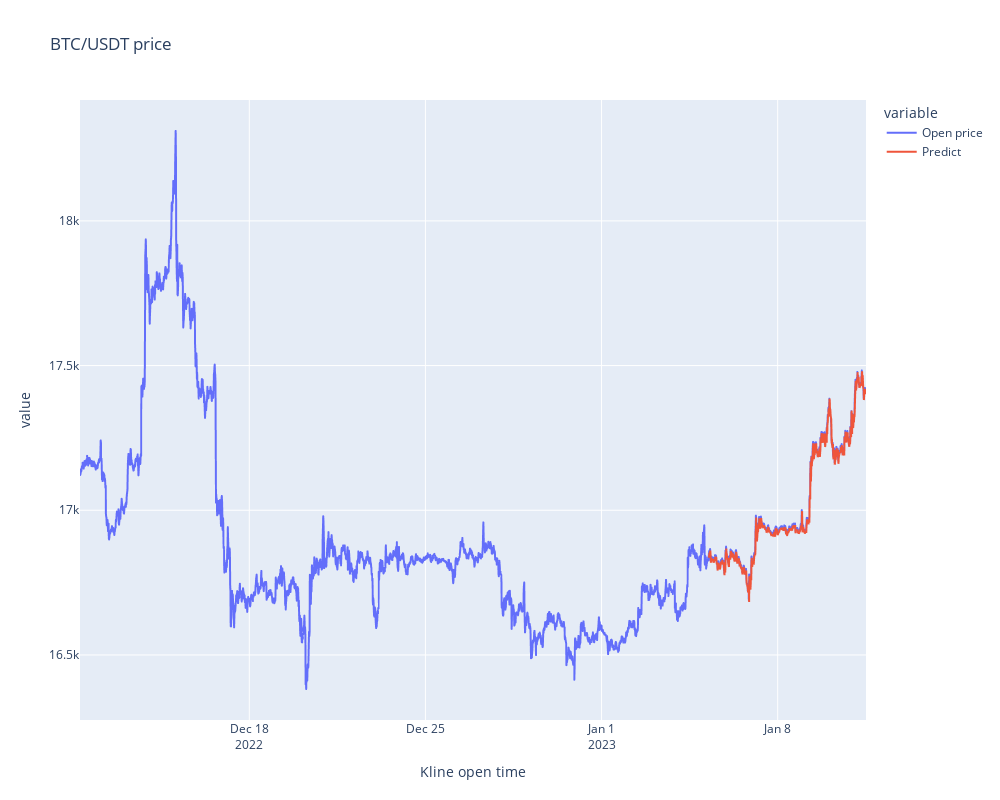

Notebook source saved alongside this figure:
### Code cell
visualize_prediction(predictions, variant="test")

### Figure 1 — Plotly figure (JSON) as saved in the notebook; plotly's stock layout.template omitted (floating-point values rounded to 4 significant figures; data arrays with more than 128 entries replaced by an {"elided": "..."} marker saying what was removed)
{"data": [{"hovertemplate": "variable=Open price<br>Kline open time=%{x}<br>value=%{y}<extra></extra>", "legendgroup": "Open price", "line": {"color": "#636efa", "dash": "solid"}, "marker": {"symbol": "circle"}, "mode": "lines", "name": "Open price", "showlegend": true, "type": "scattergl", "x": {"elided": "3000 str values"}, "xaxis": "x", "y": {"elided": "3000 float values"}, "yaxis": "y"}, {"hovertemplate": "variable=Predict<br>Kline open time=%{x}<br>value=%{y}<extra></extra>", "legendgroup": "Predict", "line": {"color": "#EF553B", "dash": "solid"}, "marker": {"symbol": "circle"}, "mode": "lines", "name": "Predict", "showlegend": true, "type": "scattergl", "x": {"elided": "3000 str values"}, "xaxis": "x", "y": {"elided": "3000 float values"}, "yaxis": "y"}], "layout": {"height": 800, "legend": {"title": {"text": "variable"}, "tracegroupgap": 0}, "title": {"text": "BTC/USDT price"}, "width": 1000, "xaxis": {"anchor": "y", "domain": [0, 1], "title": {"text": "Kline open time"}}, "yaxis": {"anchor": "x", "domain": [0, 1], "title": {"text": "value"}}}}
